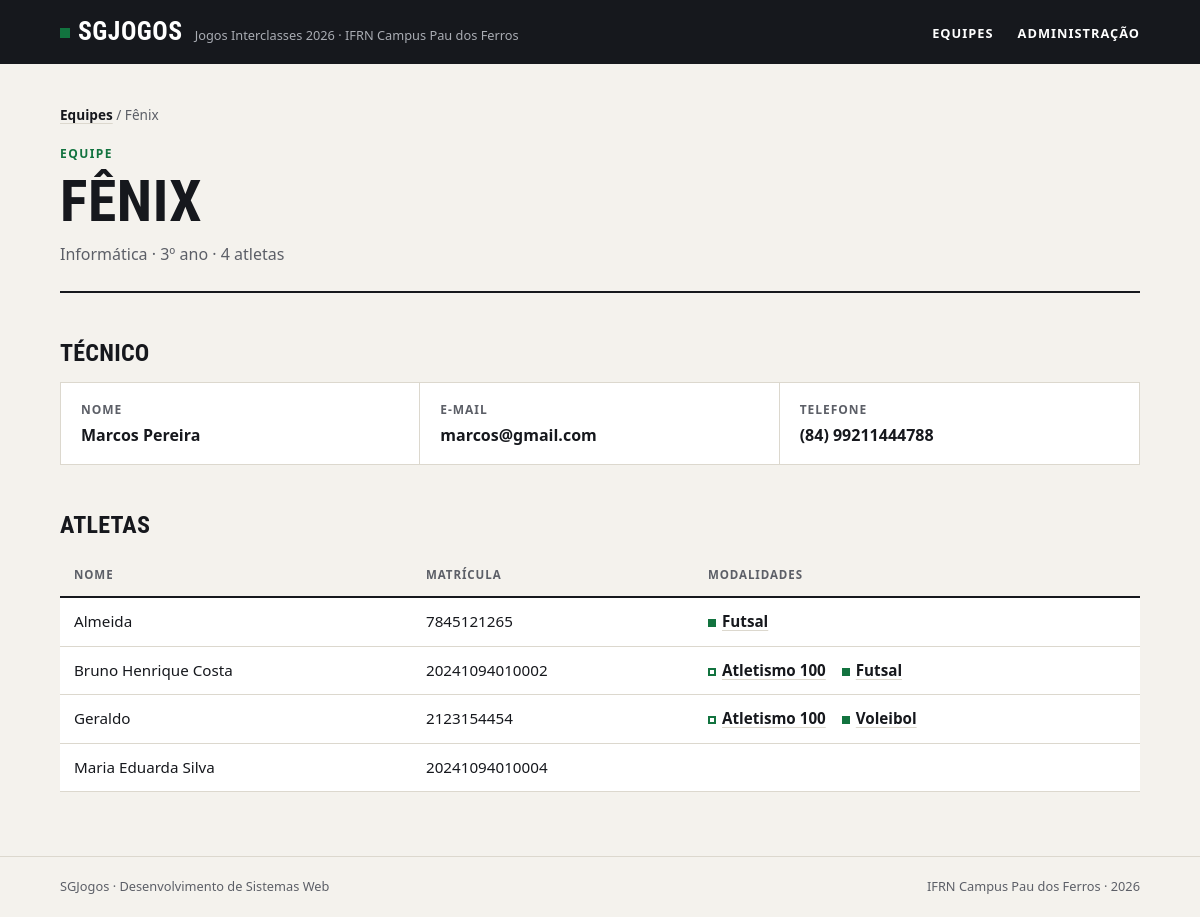
The page /equipes/4/ on the database its author committed.
### jogos/models.py (models this page shows)
class Equipe(models.Model):
    nome = models.CharField(max_length=50, unique=True)
    curso = models.CharField(max_length=50)
    cor = models.CharField(max_length=50)
    criada_em = models.DateField(auto_now_add=True)
    class Meta:
        verbose_name = 'Equipe'
        verbose_name_plural = 'Equipes'
        ordering = ['nome']
    def __str__(self):
        return self.nome

class Tecnico(models.Model):
    nome = models.CharField(max_length=50)
    email = models.EmailField(max_length=254)
    telefone = models.CharField(max_length=50)
    equipe = models.OneToOneField("Equipe", on_delete=models.CASCADE, related_name='tecnico')
    class Meta:
        verbose_name = 'Tecnico'
        verbose_name_plural = 'Tecnicos'
        ordering = ['nome']
    def __str__(self):
        return self.nome

class Atleta(models.Model):
    nome = models.CharField(max_length=50)
    matricula = models.CharField(max_length=50, unique=True)
    data_nascimento = models.DateField()
    equipe = models.ForeignKey("Equipe", on_delete=models.PROTECT, related_name='atletas')
    modalidades = models.ManyToManyField("Modalidade", null=True, blank=True, related_name='atletas')
    class Meta:
        verbose_name = 'Atleta'
        verbose_name_plural = 'Atletas'
        ordering = ['nome']
    def __str__(self):
        return self.nome

class Modalidade(models.Model):
    class Tipo(models.TextChoices):
        COLETIVO = 'coletivo'
        INDIVIDUAL = 'individual'
    nome = models.CharField(max_length=50, unique=True)
    tipo = models.CharField(choices=Tipo)
    max_atletas = models.PositiveIntegerField()
    class Meta:
        verbose_name = 'Modalidade'
        verbose_name_plural = 'Modalidades'
        ordering = ['nome']
    def __str__(self):
        return self.nome

### jogos/views.py (the view)
# urls.py: path('equipes/<int:id>/', equipe, name="equipe"),
def equipe(request, id):
    equipe = get_object_or_404(
        Equipe,
        id=id
    )
    return render(request, "jogos/equipe.html", {'equipe': equipe})

### jogos/templates/jogos/equipe.html (shortened to what this page needs)
{% extends "base.html" %}
{% block main %}
        <nav class="trilha"><a href="{% url "jogos:index" %}">Equipes</a> / Fênix</nav>
        <header class="topo">
            <span class="sobretitulo">Equipe</span>
            <h1>{{equipe}}</h1>
            <p class="descricao">{{equipe.curso}} · {{equipe.atletas.count}} atletas</p>
        </header>
        {% if equipe.tecnico %}
            <h2>Técnico</h2>
            <dl class="numeros ficha">
                <div>
                    <dt>Nome</dt>
                    <dd>{{equipe.tecnico}}</dd>
                </div>
                <div>
                    <dt>E-mail</dt>
                    <dd>{{equipe.tecnico.email}}</dd>
                </div>
                <div>
                    <dt>Telefone</dt>
                    <dd>{{equipe.tecnico.telefone}}</dd>
                </div>
            </dl>
        {% else %}
            <p class="aviso">Esta equipe ainda não tem técnico cadastrado.</p>
        {% endif %}
        <h2>Atletas</h2>
        <div class="tabela">
            <table>
                <thead>
                    <tr>
                        <th>Nome</th>
                        <th>Matrícula</th>
                        <th>Modalidades</th>
                    </tr>
                </thead>
                <tbody>
                    {% for atleta in equipe.atletas.all %}
                        <tr>
                            <td>{{atleta}}</td>
                            <td>{{atleta.matricula}}</td>
                            <td>
                                <ul class="modalidades">
                                    {% for modalidade in atleta.modalidades.all %}
                                        <li><a class="{{modalidade.tipo}}" href="{% url "jogos:modalidade" modalidade.id %}">{{modalidade}}</a></li>
                                    {% endfor %}
                                </ul>
                            </td>
                        </tr>
                    {% empty %}
                        <tr><td class="vazio" colspan="3">Nenhum atleta inscrito.</td></tr>
                    {% endfor %}
                </tbody>
            </table>
        </div>
{% endblock main %}

### jogos/static/css/style.css (style rules this page uses)
:root { --papel: #f4f2ed; --branco: #ffffff; --tinta: #16181d; --tinta-suave: #5c5f67; --linha: #dcd8ce; --verde: #12733f; --verde-claro: #e2efe6; --fonte-texto: system-ui, -apple-system, "Segoe UI", Roboto, Ubuntu, "Helvetica Neue", Arial, sans-serif; --fonte-titulo: "Bahnschrift SemiCondensed", "Bahnschrift", "Avenir Next Condensed", "Roboto Condensed", "Ubuntu Condensed", "Arial Narrow", var(--fonte-texto); }
*, *::before, *::after { box-sizing: border-box; }
* { margin: 0; padding: 0; }
body { min-height: 100vh; display: flex; flex-direction: column; background: var(--papel); color: var(--tinta); font-family: var(--fonte-texto); font-size: 1rem; line-height: 1.55; -webkit-font-smoothing: antialiased; }
a { color: inherit; }
ul { list-style: none; }
h1, h2, h3 { font-family: var(--fonte-titulo); font-stretch: condensed; font-weight: 700; line-height: 1.05; text-transform: uppercase; letter-spacing: 0.01em; }
.topo { padding-bottom: 24px; margin-bottom: 32px; border-bottom: 2px solid var(--tinta); }
.sobretitulo { display: block; margin-bottom: 8px; color: var(--verde); font-size: 0.75rem; font-weight: 700; letter-spacing: 0.12em; text-transform: uppercase; }
h1 { font-size: clamp(2.2rem, 6vw, 3.6rem); }
.descricao { max-width: 60ch; margin-top: 10px; color: var(--tinta-suave); }
h2 { margin: 48px 0 16px; font-size: 1.5rem; }
.trilha { margin-bottom: 20px; color: var(--tinta-suave); font-size: 0.85rem; }
.trilha a { color: var(--tinta); font-weight: 600; text-decoration-color: var(--linha); text-underline-offset: 3px; }
.numeros { display: grid; grid-template-columns: repeat(auto-fit, minmax(180px, 1fr)); border: 1px solid var(--linha); background: var(--branco); }
.numeros div { padding: 18px 20px; border-right: 1px solid var(--linha); }
.numeros div:last-child { border-right: none; }
.numeros dt { color: var(--tinta-suave); font-size: 0.75rem; font-weight: 700; letter-spacing: 0.08em; text-transform: uppercase; }
.numeros dd { margin-top: 4px; font-family: var(--fonte-titulo); font-stretch: condensed; font-size: 1.6rem; font-weight: 700; line-height: 1.15; font-variant-numeric: tabular-nums; overflow-wrap: anywhere; }
.tabela { overflow-x: auto; }
table { width: 100%; border-collapse: collapse; background: var(--branco); font-size: 0.95rem; font-variant-numeric: tabular-nums; }
th, td { padding: 12px 14px; border-bottom: 1px solid var(--linha); text-align: left; vertical-align: top; }
th { border-bottom: 2px solid var(--tinta); background: var(--papel); color: var(--tinta-suave); font-size: 0.72rem; font-weight: 700; letter-spacing: 0.08em; text-transform: uppercase; }
td a { font-weight: 600; text-decoration-color: var(--linha); text-underline-offset: 3px; }
.modalidades { display: flex; flex-wrap: wrap; gap: 4px 16px; }
.modalidades a::before { content: ""; display: inline-block; width: 8px; height: 8px; margin-right: 6px; background: var(--verde); }
.modalidades a.individual::before { background: transparent; box-shadow: inset 0 0 0 2px var(--verde); }
.numeros.ficha dd { font-family: var(--fonte-texto); font-stretch: normal; font-size: 1rem; font-weight: 600; line-height: 1.4; }

### rows shown on the page
Equipe: nome "FÊNIX", curso "Informática · 3º ano", atletas.count "4", tecnico "Marcos Pereira", tecnico.email "marcos@gmail.com", tecnico.telefone "(84) 99211444788"
Atleta: nome "Almeida", matricula "7845121265"
Modalidade: nome "Futsal"
Atleta: nome "Bruno Henrique Costa", matricula "20241094010002"
Modalidade: nome "Atletismo 100"
Atleta: nome "Geraldo", matricula "2123154454"
Modalidade: nome "Voleibol"
Atleta: nome "Maria Eduarda Silva", matricula "20241094010004"
